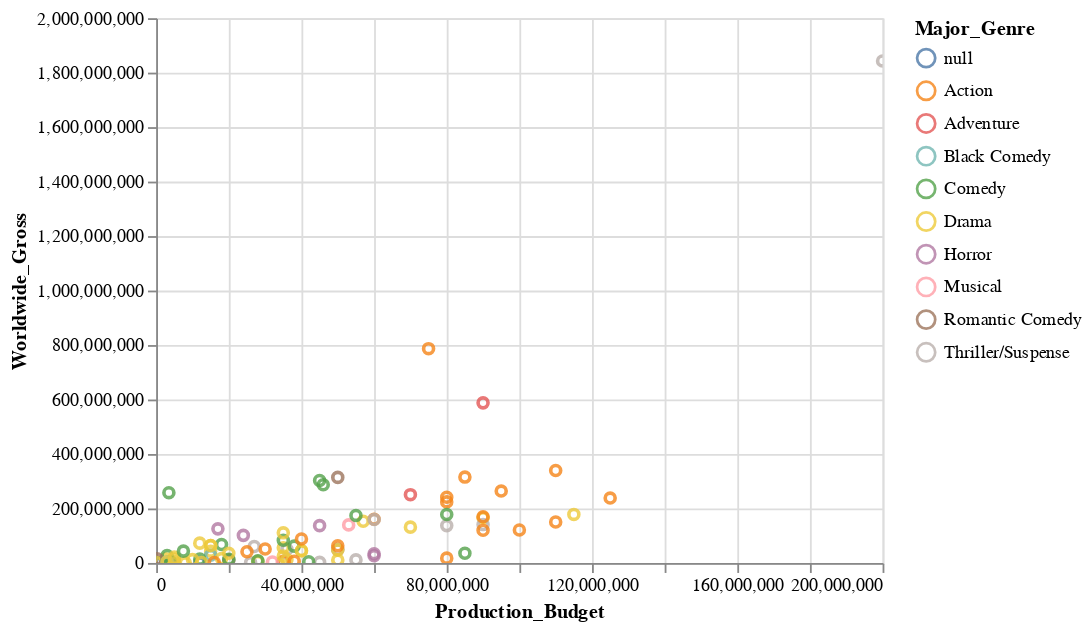

The cell this chart's notebook holds for it:
### Code cell
alt.Chart(movies1997).mark_point().encode(
    alt.X ("Production_Budget"),
    alt.Y ("Worldwide_Gross"),
    alt.Color("Major_Genre"),
    alt.OpacityValue(0.8)
).interactive()
